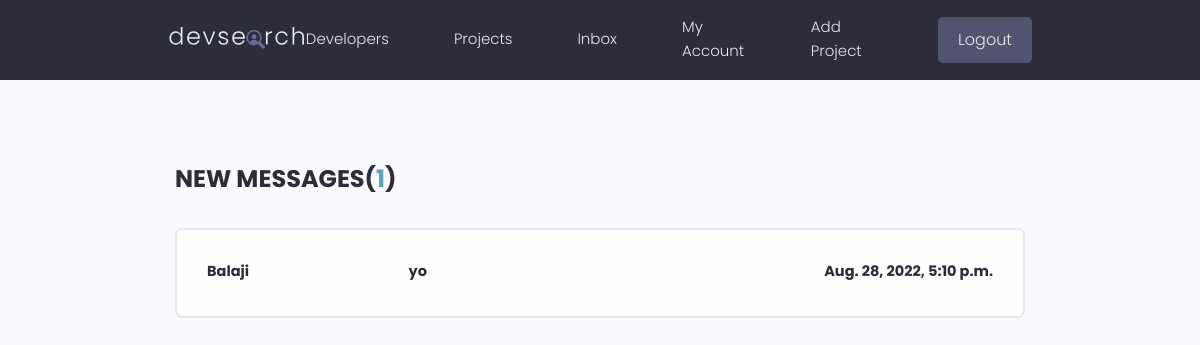
The app's page /inbox/ (signed in) with its own data.
### users/models.py (models this page shows, shortened)
class Message(models.Model):
    sender = models.ForeignKey(
        Profile, on_delete=models.SET_NULL, null=True, blank=True)
    recipient = models.ForeignKey(
        Profile, on_delete=models.SET_NULL, null=True, blank=True, related_name="messages")
    name = models.CharField(max_length=200, null=True, blank=True)
    email = models.EmailField(max_length=200, null=True, blank=True)
    subject = models.CharField(max_length=200, null=True, blank=True)
    body = models.TextField()
    is_read = models.BooleanField(default=False, null=True)
    created = models.DateTimeField(auto_now_add=True)
    id = models.UUIDField(default=uuid.uuid4, unique=True,
                          primary_key=True, editable=False)
    class Meta:
        ordering = ['is_read', '-created']

### users/views.py (the view)
# urls.py: path('inbox/', views.inbox, name="inbox"),
@login_required(login_url='login')
def inbox(request):
    profile = request.user.profile
    messageRequests = profile.messages.all()
    unreadCount = messageRequests.filter(is_read=False).count()
    context={'messageRequests':messageRequests,'unreadCount':unreadCount}
    return render(request,'users/inbox.html',context)

### users/templates/users/inbox.html
{% extends 'main.html' %}
{% block content %}
<main class="inbox my-xl">
  <div class="content-box">
    <h3 class="inbox__title">New Messages(<span>{{unreadCount}}</span>)</h3>
    <ul class="messages">
      {% for message in messageRequests %}
      {% if message.is_read == False %}
      <li class="message message--unread">
        {% else %}
      <li class="message">
        {% endif %}
        <a href="{% url 'message' message.id %}">
          <span class="message__author">{{message.name}}</span>
          <span class="message__subject">{{message.subject}}</span>
          <span class="message__date">{{message.created}}</span>
        </a>
      </li>
      {% endfor %}
    </ul>
  </div>
</main>
{% endblock content %}

### static/styles/app.css (style rules this page uses)
:root { --color-sub: #2d2d39; }
.content-box { width: 95%; max-width: 85rem; margin: 0 auto; }
.inbox { height: 90vh; }
.inbox__title, .inbox__title span { font-size: 2.4rem; font-weight: 700; color: var(--color-sub); text-transform: uppercase; text-align: left; margin-bottom: 3rem; }
.inbox__title span { color: var(--color-main); }
.messages { list-style: none; background: var(--color-white); padding: 0.5rem 3rem; border: 2px solid var(--color-light); border-radius: 0.7rem; }
.message { padding: 2.5rem 0; }
.message > a span { font-size: 1.45rem; font-weight: 500; }
.message.message--unread a span { font-weight: 700; color: var(--color-sub); }
.message > a { display: flex; gap: 1rem; }
.message__author, .message__date { flex-basis: 25%; }
.message__subject { flex-basis: 50%; }
.message__date { text-align: right; }

### static/uikit/styles/modules/_variables.css (style rules this page uses)
:root { --color-main: #5aa5b9; --color-main-light: #e6faff; --color-sub: #3f4156; --color-sub-light: #51546e; --color-sub-lighter: #ededfd; --color-text: #737373; --color-gray: #8b8b8b; --color-light: #e5e7eb; --color-light-gray: #767676; --color-bg: #f8fafd; --color-white: #fffefd; --color-white-light: #f3f3f3; --color-success: #359e64; --color-success-bg: #def8e8; --color-error: #fc4b0b; --color-error-bg: #fff2ee; --font-base: 'Poppins', arial, helvetica, 'Segoe UI', roboto, ubuntu, sans-serif; --font-monospace: 'Fira Code', 'Courier New', courier, monospace; --font-regular: 300; --font-medium: 500; --font-bold: 700; --generic-shadow: 1px 1px 5px #00000010; --generic-transition: all 0.3s ease-in-out; }

### static/uikit/styles/modules/_base.css (style rules this page uses)
* { margin: 0; padding: 0; box-sizing: border-box; text-rendering: optimizeLegibility; color: inherit; font-size: inherit; }
html { font-size: 50%; }
@media only screen and (min-width: 480px) { html { font-size: 56.25%; } }
@media only screen and (min-width: 1200px) { html { font-size: 62.5%; } }
body { line-height: 1.6; font-weight: 400; font-size: 1.5rem; color: var(--color-text); background-color: var(--color-bg); min-height: 100vh; }

### static/uikit/styles/modules/_typography.css (style rules this page uses)
* { font-family: var(--font-base); }
h3 { font-size: 3.2rem; font-weight: var(--font-medium); }
p, span, strong { font-size: 1.6rem; color: var(--color-text); font-weight: var(--font-regular); }
a { padding-bottom: 2px; text-decoration: none; display: inline-block; color: var(--color-main); font-weight: var(--font-medium); }

### static/uikit/styles/modules/_utilities.css (style rules this page uses)
.my-xl { margin: 8rem auto; }

### records on screen
Message: name "Balaji", subject "yo", created "Aug. 28, 2022, 5:10 p.m."

### other values on screen
{{ unreadCount }} "1"
